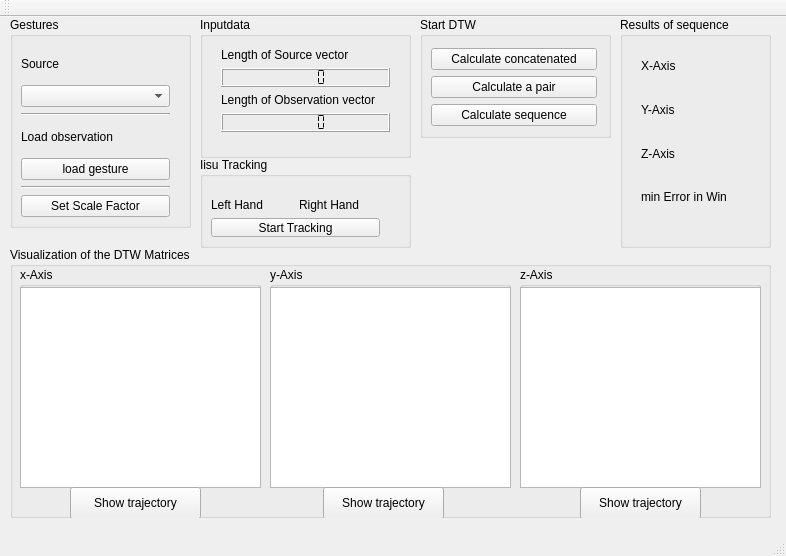
<?xml version="1.0" encoding="UTF-8"?>
<ui version="4.0">
 <class>MainWindow</class>
 <widget class="QMainWindow" name="MainWindow">
  <property name="geometry">
   <rect>
    <x>0</x>
    <y>0</y>
    <width>786</width>
    <height>556</height>
   </rect>
  </property>
  <property name="windowTitle">
   <string>MainWindow</string>
  </property>
  <widget class="QWidget" name="centralWidget">
   <widget class="QWidget" name="horizontalLayoutWidget">
    <property name="geometry">
     <rect>
      <x>50</x>
      <y>570</y>
      <width>467</width>
      <height>421</height>
     </rect>
    </property>
    <layout class="QHBoxLayout" name="horizontalLayout">
     <item>
      <layout class="QVBoxLayout" name="verticalLayout_4">
       <item>
        <spacer name="verticalSpacer">
         <property name="orientation">
          <enum>Qt::Vertical</enum>
         </property>
         <property name="sizeHint" stdset="0">
          <size>
           <width>20</width>
           <height>55</height>
          </size>
         </property>
        </spacer>
       </item>
       <item>
        <layout class="QVBoxLayout" name="verticalLayout_2">
         <item>
          <spacer name="verticalSpacer_3">
           <property name="orientation">
            <enum>Qt::Vertical</enum>
           </property>
           <property name="sizeHint" stdset="0">
            <size>
             <width>20</width>
             <height>30</height>
            </size>
           </property>
          </spacer>
         </item>
         <item>
          <spacer name="verticalSpacer_2">
           <property name="orientation">
            <enum>Qt::Vertical</enum>
           </property>
           <property name="sizeHint" stdset="0">
            <size>
             <width>20</width>
             <height>10</height>
            </size>
           </property>
          </spacer>
         </item>
         <item>
          <layout class="QHBoxLayout" name="horizontalLayout_4">
           <item>
            <widget class="QLCDNumber" name="lcdNumber">
             <property name="toolTip">
              <string/>
             </property>
             <property name="segmentStyle">
              <enum>QLCDNumber::Flat</enum>
             </property>
            </widget>
           </item>
          </layout>
         </item>
        </layout>
       </item>
       <item>
        <widget class="QPlainTextEdit" name="rightHandOutput">
         <property name="toolTip">
          <string/>
         </property>
        </widget>
       </item>
       <item>
        <layout class="QHBoxLayout" name="horizontalLayout_5">
         <item>
          <widget class="QLCDNumber" name="timeLabel">
           <property name="toolTip">
            <string/>
           </property>
           <property name="segmentStyle">
            <enum>QLCDNumber::Flat</enum>
           </property>
          </widget>
         </item>
         <item>
          <widget class="QSlider" name="timeSlider">
           <property name="toolTip">
            <string/>
           </property>
           <property name="orientation">
            <enum>Qt::Horizontal</enum>
           </property>
          </widget>
         </item>
        </layout>
       </item>
       <item>
        <widget class="QProgressBar" name="similarityBar">
         <property name="toolTip">
          <string/>
         </property>
         <property name="value">
          <number>24</number>
         </property>
        </widget>
       </item>
      </layout>
     </item>
    </layout>
   </widget>
   <widget class="QGroupBox" name="groupBox">
    <property name="geometry">
     <rect>
      <x>420</x>
      <y>0</y>
      <width>191</width>
      <height>121</height>
     </rect>
    </property>
    <property name="title">
     <string>Start DTW</string>
    </property>
    <widget class="QWidget" name="verticalLayoutWidget">
     <property name="geometry">
      <rect>
       <x>0</x>
       <y>20</y>
       <width>188</width>
       <height>101</height>
      </rect>
     </property>
     <layout class="QVBoxLayout" name="verticalLayout">
      <item>
       <widget class="QPushButton" name="calc_concat">
        <property name="text">
         <string>Calculate concatenated</string>
        </property>
       </widget>
      </item>
      <item>
       <widget class="QPushButton" name="calc_single">
        <property name="text">
         <string>Calculate a pair</string>
        </property>
       </widget>
      </item>
      <item>
       <widget class="QPushButton" name="calc_seq">
        <property name="text">
         <string>Calculate sequence</string>
        </property>
       </widget>
      </item>
     </layout>
    </widget>
   </widget>
   <widget class="QGroupBox" name="groupBox_2">
    <property name="geometry">
     <rect>
      <x>10</x>
      <y>0</y>
      <width>181</width>
      <height>211</height>
     </rect>
    </property>
    <property name="title">
     <string>Gestures</string>
    </property>
    <widget class="QWidget" name="verticalLayoutWidget_2">
     <property name="geometry">
      <rect>
       <x>0</x>
       <y>20</y>
       <width>171</width>
       <height>191</height>
      </rect>
     </property>
     <layout class="QVBoxLayout" name="verticalLayout_3">
      <item>
       <widget class="QLabel" name="label">
        <property name="text">
         <string>Source</string>
        </property>
       </widget>
      </item>
      <item>
       <widget class="QComboBox" name="trackerBox">
        <item>
         <property name="text">
          <string/>
         </property>
        </item>
        <item>
         <property name="text">
          <string>FileTracker</string>
         </property>
        </item>
        <item>
         <property name="text">
          <string>IisuTracker</string>
         </property>
        </item>
       </widget>
      </item>
      <item>
       <widget class="Line" name="line">
        <property name="orientation">
         <enum>Qt::Horizontal</enum>
        </property>
       </widget>
      </item>
      <item>
       <widget class="QLabel" name="label_2">
        <property name="text">
         <string>Load observation</string>
        </property>
       </widget>
      </item>
      <item>
       <widget class="QPushButton" name="loadButton">
        <property name="toolTip">
         <string extracomment="will load the template gesture and start the comparing till the left label reaches zero ;)"/>
        </property>
        <property name="text">
         <string>load gesture</string>
        </property>
       </widget>
      </item>
      <item>
       <widget class="Line" name="line_2">
        <property name="orientation">
         <enum>Qt::Horizontal</enum>
        </property>
       </widget>
      </item>
      <item>
       <widget class="QPushButton" name="pushButton_2">
        <property name="toolTip">
         <string/>
        </property>
        <property name="text">
         <string>Set Scale Factor</string>
        </property>
       </widget>
      </item>
     </layout>
    </widget>
   </widget>
   <widget class="QPlainTextEdit" name="leftHandOutPut">
    <property name="geometry">
     <rect>
      <x>660</x>
      <y>610</y>
      <width>220</width>
      <height>192</height>
     </rect>
    </property>
    <property name="toolTip">
     <string/>
    </property>
   </widget>
   <widget class="QGroupBox" name="groupBox_6">
    <property name="geometry">
     <rect>
      <x>10</x>
      <y>230</y>
      <width>761</width>
      <height>271</height>
     </rect>
    </property>
    <property name="title">
     <string>Visualization of the DTW Matrices</string>
    </property>
    <widget class="QGroupBox" name="groupBox_5">
     <property name="geometry">
      <rect>
       <x>10</x>
       <y>20</y>
       <width>241</width>
       <height>221</height>
      </rect>
     </property>
     <property name="title">
      <string>x-Axis</string>
     </property>
     <widget class="QGraphicsView" name="xView">
      <property name="geometry">
       <rect>
        <x>0</x>
        <y>20</y>
        <width>241</width>
        <height>201</height>
       </rect>
      </property>
     </widget>
    </widget>
    <widget class="QGroupBox" name="groupBox_4">
     <property name="geometry">
      <rect>
       <x>260</x>
       <y>20</y>
       <width>241</width>
       <height>221</height>
      </rect>
     </property>
     <property name="title">
      <string>y-Axis</string>
     </property>
     <widget class="QGraphicsView" name="yView">
      <property name="geometry">
       <rect>
        <x>0</x>
        <y>20</y>
        <width>241</width>
        <height>201</height>
       </rect>
      </property>
     </widget>
    </widget>
    <widget class="QGroupBox" name="groupBox_3">
     <property name="geometry">
      <rect>
       <x>510</x>
       <y>20</y>
       <width>241</width>
       <height>221</height>
      </rect>
     </property>
     <property name="title">
      <string>z-Axis</string>
     </property>
     <widget class="QGraphicsView" name="zView">
      <property name="geometry">
       <rect>
        <x>0</x>
        <y>20</y>
        <width>241</width>
        <height>201</height>
       </rect>
      </property>
     </widget>
    </widget>
    <widget class="QPushButton" name="xButton">
     <property name="geometry">
      <rect>
       <x>60</x>
       <y>240</y>
       <width>131</width>
       <height>32</height>
      </rect>
     </property>
     <property name="text">
      <string>Show trajectory</string>
     </property>
    </widget>
    <widget class="QPushButton" name="yButton">
     <property name="geometry">
      <rect>
       <x>313</x>
       <y>240</y>
       <width>121</width>
       <height>32</height>
      </rect>
     </property>
     <property name="text">
      <string>Show trajectory</string>
     </property>
    </widget>
    <widget class="QPushButton" name="zButton">
     <property name="geometry">
      <rect>
       <x>570</x>
       <y>240</y>
       <width>121</width>
       <height>32</height>
      </rect>
     </property>
     <property name="text">
      <string>Show trajectory</string>
     </property>
    </widget>
   </widget>
   <widget class="QGroupBox" name="groupBox_7">
    <property name="geometry">
     <rect>
      <x>200</x>
      <y>0</y>
      <width>211</width>
      <height>141</height>
     </rect>
    </property>
    <property name="title">
     <string>Inputdata</string>
    </property>
    <widget class="QWidget" name="verticalLayoutWidget_3">
     <property name="geometry">
      <rect>
       <x>10</x>
       <y>20</y>
       <width>191</width>
       <height>106</height>
      </rect>
     </property>
     <layout class="QVBoxLayout" name="verticalLayout_5">
      <item>
       <widget class="QLabel" name="label_3">
        <property name="text">
         <string>Length of Source vector</string>
        </property>
       </widget>
      </item>
      <item>
       <widget class="QLCDNumber" name="src_number">
        <property name="segmentStyle">
         <enum>QLCDNumber::Flat</enum>
        </property>
       </widget>
      </item>
      <item>
       <widget class="QLabel" name="label_4">
        <property name="text">
         <string>Length of Observation vector</string>
        </property>
       </widget>
      </item>
      <item>
       <widget class="QLCDNumber" name="obs_number">
        <property name="segmentStyle">
         <enum>QLCDNumber::Flat</enum>
        </property>
       </widget>
      </item>
     </layout>
    </widget>
   </widget>
   <widget class="QGroupBox" name="groupBox_8">
    <property name="geometry">
     <rect>
      <x>200</x>
      <y>140</y>
      <width>211</width>
      <height>91</height>
     </rect>
    </property>
    <property name="title">
     <string>Iisu Tracking </string>
    </property>
    <widget class="QWidget" name="verticalLayoutWidget_4">
     <property name="geometry">
      <rect>
       <x>0</x>
       <y>30</y>
       <width>191</width>
       <height>61</height>
      </rect>
     </property>
     <layout class="QVBoxLayout" name="verticalLayout_6">
      <item>
       <layout class="QHBoxLayout" name="horizontalLayout_3">
        <item>
         <widget class="QLabel" name="leftHandLabel">
          <property name="toolTip">
           <string/>
          </property>
          <property name="text">
           <string>Left Hand</string>
          </property>
         </widget>
        </item>
        <item>
         <widget class="QLabel" name="rightHandLabel">
          <property name="toolTip">
           <string/>
          </property>
          <property name="text">
           <string>Right Hand</string>
          </property>
         </widget>
        </item>
       </layout>
      </item>
      <item>
       <widget class="QPushButton" name="startMeasureButton">
        <property name="toolTip">
         <string/>
        </property>
        <property name="text">
         <string>Start Tracking</string>
        </property>
       </widget>
      </item>
     </layout>
    </widget>
   </widget>
   <widget class="QGroupBox" name="groupBox_9">
    <property name="geometry">
     <rect>
      <x>620</x>
      <y>0</y>
      <width>151</width>
      <height>231</height>
     </rect>
    </property>
    <property name="title">
     <string>Results of sequence</string>
    </property>
    <widget class="QWidget" name="verticalLayoutWidget_5">
     <property name="geometry">
      <rect>
       <x>10</x>
       <y>30</y>
       <width>131</width>
       <height>191</height>
      </rect>
     </property>
     <layout class="QVBoxLayout" name="verticalLayout_7">
      <item>
       <widget class="QLabel" name="xResultsLabel">
        <property name="text">
         <string>X-Axis</string>
        </property>
       </widget>
      </item>
      <item>
       <widget class="QLabel" name="xResults">
        <property name="text">
         <string/>
        </property>
       </widget>
      </item>
      <item>
       <widget class="QLabel" name="yResultsLabel">
        <property name="text">
         <string>Y-Axis</string>
        </property>
       </widget>
      </item>
      <item>
       <widget class="QLabel" name="yResults">
        <property name="text">
         <string/>
        </property>
       </widget>
      </item>
      <item>
       <widget class="QLabel" name="zResultsLabel">
        <property name="text">
         <string>Z-Axis</string>
        </property>
       </widget>
      </item>
      <item>
       <widget class="QLabel" name="zResults">
        <property name="text">
         <string/>
        </property>
       </widget>
      </item>
      <item>
       <widget class="QLabel" name="minErrorLabel">
        <property name="text">
         <string>min Error in Win</string>
        </property>
       </widget>
      </item>
      <item>
       <widget class="QLabel" name="errLabel">
        <property name="text">
         <string/>
        </property>
       </widget>
      </item>
     </layout>
    </widget>
   </widget>
  </widget>
  <widget class="QMenuBar" name="menuBar">
   <property name="geometry">
    <rect>
     <x>0</x>
     <y>0</y>
     <width>786</width>
     <height>22</height>
    </rect>
   </property>
  </widget>
  <widget class="QToolBar" name="mainToolBar">
   <attribute name="toolBarArea">
    <enum>TopToolBarArea</enum>
   </attribute>
   <attribute name="toolBarBreak">
    <bool>false</bool>
   </attribute>
  </widget>
  <widget class="QStatusBar" name="statusBar"/>
 </widget>
 <layoutdefault spacing="6" margin="11"/>
 <resources/>
 <connections/>
</ui>
